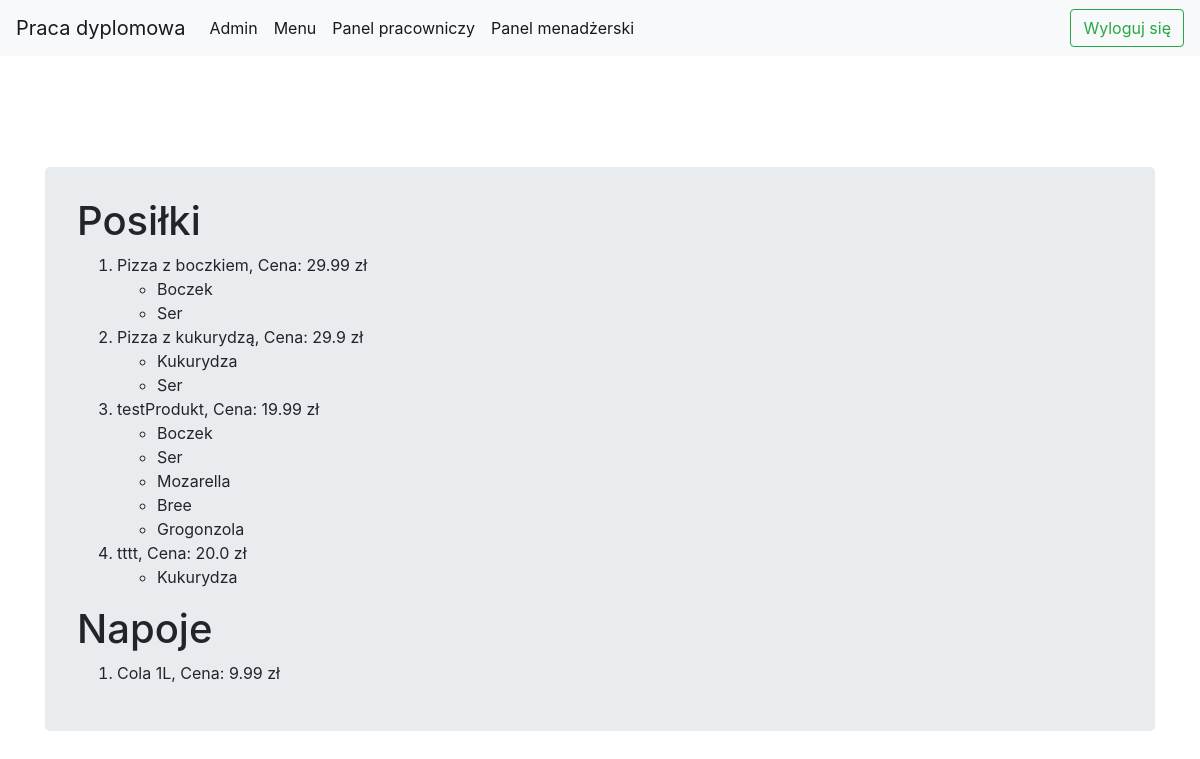
Screenshot of /products/ (signed in) with the database file from the repository.
### restaurantApp/models.py (models this page shows, shortened)
class Product(models.Model):
    name = models.CharField(max_length=100)
    price = models.FloatField()
    PRODUCT_TYPES = (
        ('N', 'Napój'),
        ('P', 'Posiłek'),
        ('D', 'Dodatek')
    )
    product_type = models.CharField(max_length=3, choices=PRODUCT_TYPES, default='P')

class ProductIngredient(models.Model):
    product = models.ForeignKey(Product, on_delete=models.CASCADE)
    ingredient = models.ForeignKey(Ingredient, on_delete=models.CASCADE)
    quantity_usage = models.IntegerField(default=0)

class Ingredient(models.Model):
    name = models.CharField(max_length=100)
    QUANTITY_TYPES = (
        ('GR', 'Gramy'),
        ('SZT', 'Sztuki')
    )
    quantity_type = models.CharField(max_length=3, choices=QUANTITY_TYPES, default='GR')
    INGREDIENT_TYPES = (
        ('ND', 'NOT DEFINED'),
        ('S', 'Ser'),
        ('M', 'Mięso'),
        ('W', 'Warzywo'),
        ('N', 'Napój'),
    )
    ingredient_type = models.CharField(max_length=3, choices=INGREDIENT_TYPES, default='ND')

### restaurantApp/views.py (the view)
# urls.py: path("products/", views.product_list, name="products"),
def product_list(request):
    products = Product.objects.all()
    products_ingredients = ProductIngredient.objects.all()
    return_directory = {"products": products, "products_ingredients": products_ingredients}
    return render(request, "restaurantApp/products.html", context=return_directory)

### templates/restaurantApp/products.html (shortened to what this page needs)
<!DOCTYPE html>
{% extends "restaurantApp/base.html" %}
{% block body_block %}
    <div class="jumbotron">
        <h1 >Posiłki</h1>
        <ol>
            {% for product in products %}
                {% if product.product_type == 'P' %}
                    <li> {{ product.name }}, Cena: {{ product.price }} zł </li>
                    <ul>
                        {% for product_ingredient in products_ingredients %}
                            {% if product == product_ingredient.product %}
                                <li>
                                    {{ product_ingredient.ingredient.name }}
                                </li>
                            {% endif %}
                        {% endfor %}
                    </ul>
                {% endif %}
            {% endfor %}
        </ol>
        <h1>Napoje</h1>
        <ol>
            {% for product in products %}
                {% if product.product_type == 'N' %}
                    <li> {{ product.name }}, Cena: {{ product.price }} zł </li>
                {% endif %}
            {% endfor %}
        </ol>
    </div>
{% endblock %}

### static/css/base.css (style rules this page uses)
html { overflow: hidden; }
body { margin: 0; box-sizing: border-box; }
html, body { height: 100%; width: 100%; background: url("/static/img/b3.JPG") no-repeat 0 0 scroll; height: 100%; width: 100%; background-position: 0px -40px; background-repeat: no-repeat; background-size: cover; }
.jumbotron { height: 100%; margin-bottom: 20px; margin-top: 20px; padding-top: 30px; padding-bottom: 30px; }

### templates/restaurantApp/products.html (style rules this page uses)
.jumbotron { margin-top: 10%; }

### rows the page displays
Product: name "Pizza z boczkiem", price "29.99"
ProductIngredient: ingredient.name "Boczek"
ProductIngredient: ingredient.name "Ser"
Product: name "Pizza z kukurydzą", price "29.9"
ProductIngredient: ingredient.name "Kukurydza"
ProductIngredient: ingredient.name "Ser"
Product: name "testProdukt", price "19.99"
ProductIngredient: ingredient.name "Boczek"
ProductIngredient: ingredient.name "Ser"
ProductIngredient: ingredient.name "Mozarella"
ProductIngredient: ingredient.name "Bree"
ProductIngredient: ingredient.name "Grogonzola"
Product: name "tttt", price "20.0"
ProductIngredient: ingredient.name "Kukurydza"
Product: name "Cola 1L", price "9.99"
